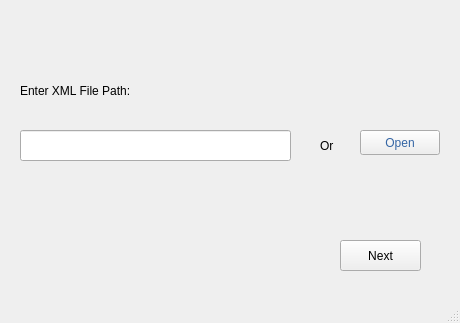
<?xml version="1.0" encoding="UTF-8"?>
<ui version="4.0">
 <class>MainWindow</class>
 <widget class="QMainWindow" name="MainWindow">
  <property name="geometry">
   <rect>
    <x>0</x>
    <y>0</y>
    <width>460</width>
    <height>323</height>
   </rect>
  </property>
  <property name="windowTitle">
   <string>MainWindow</string>
  </property>
  <widget class="QWidget" name="centralwidget">
   <widget class="QPushButton" name="pushButton">
    <property name="geometry">
     <rect>
      <x>360</x>
      <y>130</y>
      <width>80</width>
      <height>25</height>
     </rect>
    </property>
    <property name="maximumSize">
     <size>
      <width>106</width>
      <height>16777215</height>
     </size>
    </property>
    <property name="styleSheet">
     <string notr="true">color: rgb(52, 101, 164);</string>
    </property>
    <property name="text">
     <string>Open</string>
    </property>
   </widget>
   <widget class="QLineEdit" name="lineEdit">
    <property name="geometry">
     <rect>
      <x>20</x>
      <y>130</y>
      <width>271</width>
      <height>31</height>
     </rect>
    </property>
   </widget>
   <widget class="QLabel" name="label_2">
    <property name="geometry">
     <rect>
      <x>20</x>
      <y>80</y>
      <width>161</width>
      <height>21</height>
     </rect>
    </property>
    <property name="styleSheet">
     <string notr="true">font: 13pt &quot;Noto Sans&quot;;</string>
    </property>
    <property name="text">
     <string>Enter XML File Path:</string>
    </property>
   </widget>
   <widget class="QPushButton" name="pushButton_2">
    <property name="geometry">
     <rect>
      <x>340</x>
      <y>240</y>
      <width>81</width>
      <height>31</height>
     </rect>
    </property>
    <property name="text">
     <string>Next</string>
    </property>
   </widget>
   <widget class="QLabel" name="label">
    <property name="geometry">
     <rect>
      <x>320</x>
      <y>130</y>
      <width>21</width>
      <height>31</height>
     </rect>
    </property>
    <property name="text">
     <string>Or</string>
    </property>
   </widget>
  </widget>
  <widget class="QMenuBar" name="menubar">
   <property name="geometry">
    <rect>
     <x>0</x>
     <y>0</y>
     <width>460</width>
     <height>22</height>
    </rect>
   </property>
  </widget>
  <widget class="QStatusBar" name="statusbar"/>
  <action name="actionNew">
   <property name="text">
    <string>New</string>
   </property>
  </action>
 </widget>
 <resources/>
 <connections/>
</ui>
